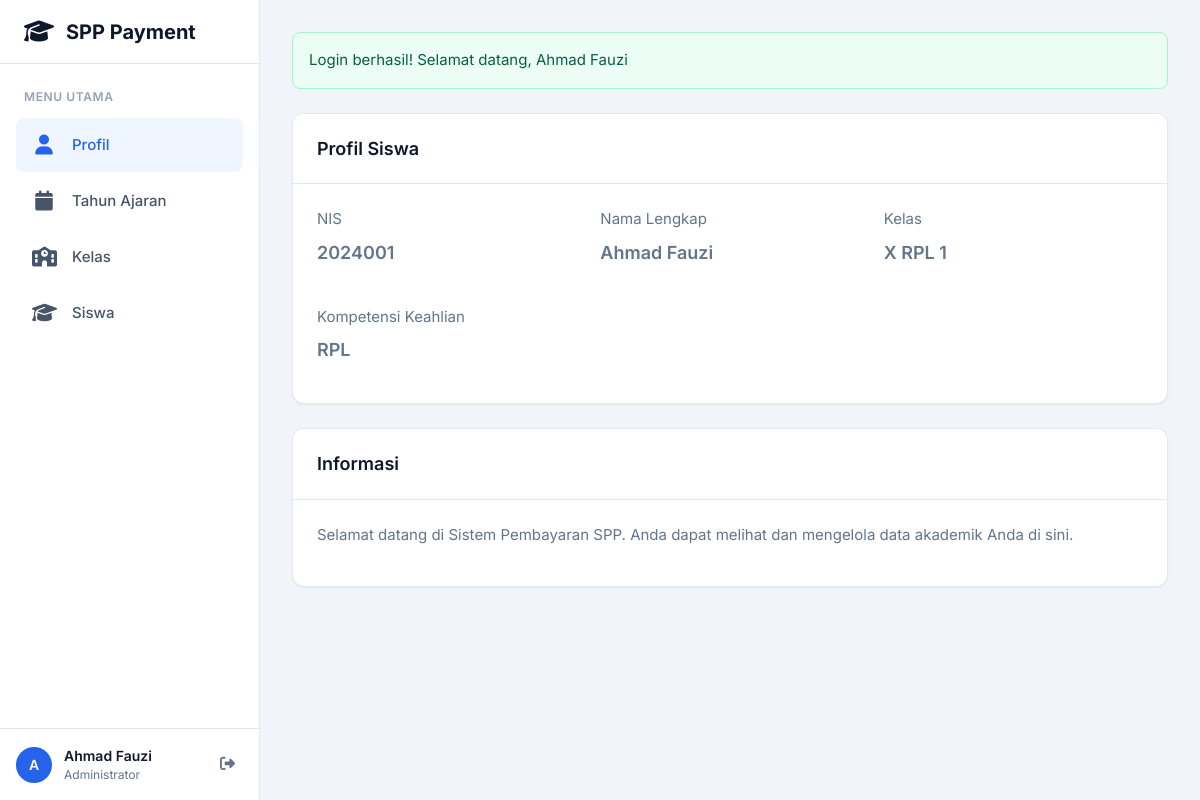
Page /public/siswa/profile (signed in) on the committed database.
### tables this page shows
CREATE TABLE IF NOT EXISTS siswa (
    id_siswa INT AUTO_INCREMENT PRIMARY KEY,
    nis VARCHAR(20) NOT NULL UNIQUE COMMENT 'Student ID Number - used for login',
    password VARCHAR(255) NOT NULL COMMENT 'Hashed password using bcrypt',
    nama_lengkap VARCHAR(100) NOT NULL,
    id_kelas INT NOT NULL,
    created_at TIMESTAMP DEFAULT CURRENT_TIMESTAMP,
    updated_at TIMESTAMP DEFAULT CURRENT_TIMESTAMP ON UPDATE CURRENT_TIMESTAMP,
    FOREIGN KEY (id_kelas) REFERENCES kelas(id_kelas) ON DELETE RESTRICT ON UPDATE CASCADE,
    INDEX idx_nis (nis),
    INDEX idx_kelas (id_kelas)
);

CREATE TABLE IF NOT EXISTS kelas (
    id_kelas INT AUTO_INCREMENT PRIMARY KEY,
    nama_kelas VARCHAR(50) NOT NULL COMMENT 'Example: XII RPL 1, X TKR 2',
    kompetensi_keahlian VARCHAR(50) NOT NULL COMMENT 'Example: RPL, TKR, TKJ',
    created_at TIMESTAMP DEFAULT CURRENT_TIMESTAMP,
    updated_at TIMESTAMP DEFAULT CURRENT_TIMESTAMP ON UPDATE CURRENT_TIMESTAMP,
    INDEX idx_kompetensi (kompetensi_keahlian)
);

### app/controllers/SiswaController.php (called while the page is built, shortened)
<?php
class SiswaController extends Controller {
    public function profile() {
        $userId = getUserId();
        $model = $this->model('Siswa');
        $siswa = $model->getById($userId);
        $this->view('siswa/profile', [
            'siswa' => $siswa
        ]);
    }
}

### app/core/Router.php (called while the page is built, shortened)
<?php
class Router {
    private $method = 'index';
    public function __construct() {
        $url = $this->parseUrl();
        if (isset($url[0]) && !empty($url[0])) {
            $controllerName = ucfirst($url[0]) . 'Controller';
            $controllerPath = __DIR__ . '/../controllers/' . $controllerName . '.php';
            if (file_exists($controllerPath)) {
                unset($url[0]);
            }
        }
        $this->controller = new $this->controller;
        if (isset($url[1]) && !empty($url[1])) {
            if (method_exists($this->controller, $url[1])) {
                $this->method = $url[1];
                unset($url[1]);
            }
        }
        $this->params = $url ? array_values($url) : [];
        call_user_func_array([$this->controller, $this->method], $this->params);
    }
    private function parseUrl() {
        if (isset($_GET['url'])) {
            $url = rtrim($_GET['url'], '/');
            $url = filter_var($url, FILTER_SANITIZE_URL);
            $url = explode('/', $url);
            return $url;
        }
        return [];
    }
}

### public/index.php (called while the page is built, shortened)
<?php
require_once __DIR__ . '/../app/config/database.php';
require_once __DIR__ . '/../app/core/Model.php';
require_once __DIR__ . '/../app/core/Controller.php';
require_once __DIR__ . '/../app/core/Helpers.php';
require_once __DIR__ . '/../app/core/Router.php';
new Router();

### app/config/database.php (called while the page is built, shortened)
<?php
class Database {
    private static $instance = null;
    private $connection;
    private $host = 'localhost';
    private $dbname = 'spp_app';
    private $username = 'root';
    private $password = '';
    private $charset = 'utf8mb4';
    private function __construct() {
        $dsn = "mysql:host={$this->host};dbname={$this->dbname};charset={$this->charset}";
        $options = [
            PDO::ATTR_ERRMODE            => PDO::ERRMODE_EXCEPTION,
            PDO::ATTR_DEFAULT_FETCH_MODE => PDO::FETCH_ASSOC,
            PDO::ATTR_EMULATE_PREPARES   => false,
        ];
        try {
            $this->connection = new PDO($dsn, $this->username, $this->password, $options);
        } catch (PDOException $e) {
            die("Database connection failed: " . $e->getMessage());
        }
    }
    public static function getInstance() {
        if (self::$instance === null) {
            self::$instance = new self();
        }
        return self::$instance;
    }
    public function getConnection() {
        return $this->connection;
    }
}

### app/core/Helpers.php (called while the page is built, shortened)
<?php
function getUserId() {
    return $_SESSION['user_id'] ?? null;
}
function e($string) {
    return htmlspecialchars($string, ENT_QUOTES, 'UTF-8');
}

### app/core/Model.php (called while the page is built, shortened)
<?php
class Model {
    public function __construct() {
        $this->db = Database::getInstance()->getConnection();
    }
}

### app/models/Siswa.php (called while the page is built, shortened)
<?php
class Siswa extends Model {
    protected $table = 'siswa';
    public function getById($id) {
        $stmt = $this->db->prepare("
            SELECT s.*, k.nama_kelas, k.kompetensi_keahlian
            FROM {$this->table} s
            LEFT JOIN kelas k ON s.id_kelas = k.id_kelas
            WHERE s.id_siswa = :id
            LIMIT 1
        ");
        $stmt->execute(['id' => $id]);
        return $stmt->fetch();
    }
}

### app/views/siswa/profile.php (the view, shortened to what this page needs)
<div class="card">
    <div class="card-header flex justify-between align-center">
        <h2 class="card-title">Profil Siswa</h2>
    </div>
    <div style="display: grid; grid-template-columns: repeat(auto-fit, minmax(250px, 1fr)); gap: 1.5rem; padding: var(--spacing-lg);">
        <div>
            <p style="color: var(--text-secondary); margin-bottom: 0.5rem;">NIS</p>
            <p style="font-size: 1.125rem; font-weight: 600;"><?= e($siswa['nis']) ?></p>
        </div>
        <div>
            <p style="color: var(--text-secondary); margin-bottom: 0.5rem;">Nama Lengkap</p>
            <p style="font-size: 1.125rem; font-weight: 600;"><?= e($siswa['nama_lengkap']) ?></p>
        </div>
        <div>
            <p style="color: var(--text-secondary); margin-bottom: 0.5rem;">Kelas</p>
            <p style="font-size: 1.125rem; font-weight: 600;"><?= e($siswa['nama_kelas']) ?></p>
        </div>
        <div>
            <p style="color: var(--text-secondary); margin-bottom: 0.5rem;">Kompetensi Keahlian</p>
            <p style="font-size: 1.125rem; font-weight: 600;"><?= e($siswa['kompetensi_keahlian']) ?></p>
        </div>
    </div>
</div>
<div class="card">
    <div class="card-header">
        <h3 class="card-title">Informasi</h3>
    </div>
    <p style="color: var(--text-secondary); padding: var(--spacing-lg);">
        Selamat datang di Sistem Pembayaran SPP. Anda dapat melihat dan mengelola data akademik Anda di sini.
    </p>
</div>
<?php
include __DIR__ . '/../layouts/main.php';
?>

### public/assets/css/main.css (style rules this page uses)
:root { --primary-color: #0f172a; --primary-hover: #1e293b; --accent-color: #2563eb; --accent-hover: #1d4ed8; --success-color: #10b981; --danger-color: #ef4444; --warning-color: #f59e0b; --info-color: #3b82f6; --bg-body: #f1f5f9; --bg-card: #ffffff; --border-color: #e2e8f0; --text-primary: #0f172a; --text-secondary: #64748b; --text-muted: #94a3b8; --sidebar-width: 260px; --sidebar-bg: #ffffff; --sidebar-border: #e2e8f0; --sidebar-item-hover: #f8fafc; --sidebar-item-active: #eff6ff; --sidebar-text: #475569; --sidebar-text-active: #2563eb; --spacing-xs: 0.5rem; --spacing-sm: 0.75rem; --spacing-md: 1rem; --spacing-lg: 1.5rem; --spacing-xl: 2rem; --radius-sm: 0.375rem; --radius-md: 0.5rem; --radius-lg: 0.75rem; --radius-full: 9999px; --shadow-sm: 0 1px 2px 0 rgba(0, 0, 0, 0.05); --shadow-md: 0 4px 6px -1px rgba(0, 0, 0, 0.1), 0 2px 4px -1px rgba(0, 0, 0, 0.06); --shadow-lg: 0 10px 15px -3px rgba(0, 0, 0, 0.1), 0 4px 6px -2px rgba(0, 0, 0, 0.05); }
* { margin: 0; padding: 0; box-sizing: border-box; }
body { font-family: 'Inter', 'Segoe UI', Roboto, Helvetica, Arial, sans-serif; background-color: var(--bg-body); color: var(--text-primary); line-height: 1.5; font-size: 0.9375rem; height: 100vh; overflow: hidden; }
h1, h2, h3, h4, h5, h6 { color: var(--text-primary); font-weight: 700; margin-bottom: var(--spacing-md); line-height: 1.2; }
h2 { font-size: 1.5rem; }
h3 { font-size: 1.25rem; }
p { margin-bottom: var(--spacing-md); color: var(--text-secondary); }
.card { background-color: var(--bg-card); border-radius: var(--radius-lg); box-shadow: var(--shadow-sm); border: 1px solid var(--border-color); margin-bottom: var(--spacing-lg); overflow: hidden; }
.card-header { padding: var(--spacing-lg); border-bottom: 1px solid var(--border-color); display: flex; justify-content: space-between; align-items: center; background-color: #fff; }
.card-title { font-size: 1.125rem; font-weight: 600; margin: 0; }
.flex { display: flex; }
.justify-between { justify-content: space-between; }

### rows in the picture
siswa: nis "2024001", nama_lengkap "Ahmad Fauzi", id_kelas.nama_kelas "X RPL 1", id_kelas.kompetensi_keahlian "RPL"

### other values in the picture
APP_NAME "SPP Payment"
substr($_SESSION['user_nama'] ?? 'U', 0, 1) "A"
$_SESSION['user_nama'] "Ahmad Fauzi"
$flash['message'] "Login berhasil! Selamat datang, Ahmad Fauzi"
